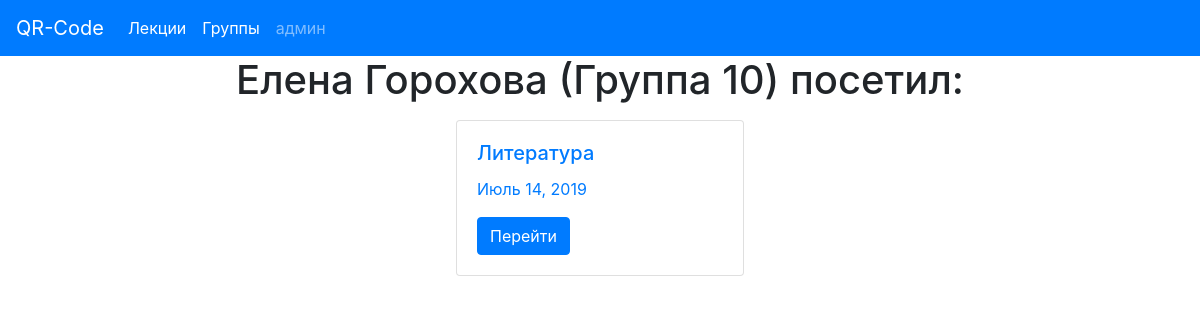
Page /student/4/ on the earlier database version.
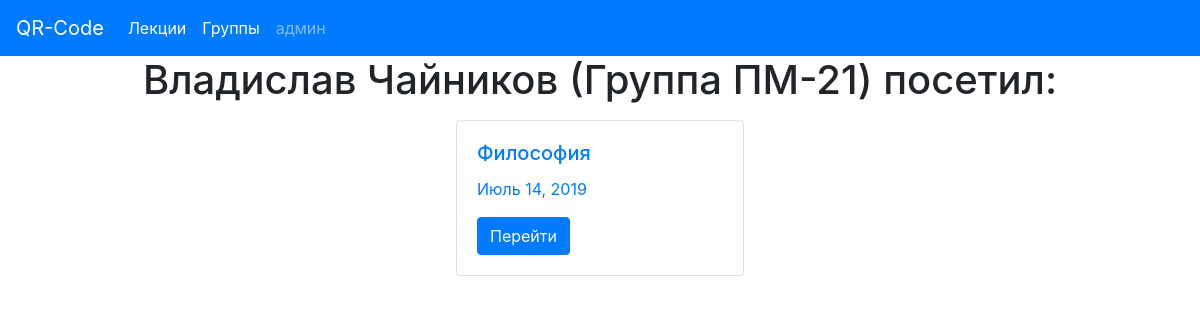
Same page on the later database version.
### testpages/models.py (models this page shows, shortened)
class Student(models.Model):
    name = models.CharField(max_length=150, unique=True, verbose_name='Имя')
    active = models.BooleanField(default=True, verbose_name='Активность')
    group = models.ForeignKey(
        Group, verbose_name='Группа',
        on_delete=models.CASCADE,
    )
    def active_admin(self):
        if self.active:
            return 'Да'
        else:
            return 'Нет'
    active_admin.short_description = 'Активный'
    active_admin.admin_order_field = 'active'
    class Meta:
        verbose_name = 'Студента'
        verbose_name_plural = 'Студенты'
        ordering = ['group', 'name']

class Group(models.Model):
    name = models.CharField(max_length=30, unique=True, verbose_name='Группа')
    def __str__(self):
        return 'Группа {}'.format(self.name)
    def count_group(self):
        return self.student_set.count()
    count_group.short_description = 'Количество студентов'
    class Meta:
        verbose_name = 'Группа'
        verbose_name_plural = 'Группы'

class Lecture(models.Model):
    title = models.CharField(max_length=50, verbose_name='Лекция')
    date = models.DateField(auto_created=True, verbose_name='Дата')
    students_come = models.ManyToManyField('Student', blank=True,
                                           related_name='students',
                                           verbose_name='Присутствующие')
    group = models.ForeignKey(
        Group, verbose_name='Группа',
        on_delete=models.CASCADE
    )
    def stud_come(self):
        """ Отображение числа пришедших студентов из группы"""
        a = self.students_come.count()
        b = self.group.student_set.filter(active=True).values().count()
        return str(a) + ' из ' + str(b)
    stud_come.short_description = 'Студентов пришло'
    class Meta:
        verbose_name = 'Лекцию'
        verbose_name_plural = 'Лекции'
        ordering = ['-date']

### testpages/views.py (the view, shortened to what this page needs)
# urls.py: path('student/<int:id>/', StudentIdPage.as_view(), name='student_id_page'),
class StudentIdPage(View):
    def get(self, request, id):
        lectures = get_object_or_404(Student, id__iexact=id).students.all()
        student = get_object_or_404(Student, id__iexact=id)
        pagitanor = Paginator(lectures, 4)
        page_number = request.GET.get('page', 1)
        page = pagitanor.get_page(page_number)
        is_paginator = page.has_other_pages()
        if page.has_previous():
            prev_url = '?page={}'.format(page.previous_page_number())
        else:
            prev_url = ''
        if page.has_next():
            next_url = '?page={}'.format(page.next_page_number())
        else:
            next_url = ''
        return render(request, 'testpages/student_id.html',
                      context={'student': student,
                               'lectures': page,
                               'prev_url': prev_url,
                               'next_url': next_url,
                               'is_paginator': is_paginator
                               })

### testpages/templates/testpages/student_id.html (shortened to what this page needs)
{% extends 'testpages/base_page.html' %}
{% block content %}
<h1 align="center">{{student.name}} ({{student.group}}) посетил:</h1>
{% for lecture in lectures %}
{% include 'testpages/includes/card.html' %}
{% endfor %}
{% endblock %}

### testpages/templates/testpages/includes/card.html (shortened to what this page needs)
<form action= "#" method="post">
                     <div class="card text-primary  mt-3 ml-auto mr-auto " style="width: 18rem;">
                      <div class="card-body">
                        <h5 class="card-title">{{lecture.title}}</h5>
                        <p class="card-text"> {{lecture.date}} </p>
                        <button class="btn btn-primary">Перейти</button>
                      </div>
                    </div>
                </form>

Differences in the rows shown:
removed Lecture: title "Литература", date "Июль 14, 2019"
changed Student: name "Елена Горохова" → "Владислав Чайников"; group "Группа 10" → "Группа ПМ-21"
now on this page (row edited): Lecture: title "Философия", date "Июль 14, 2019"
